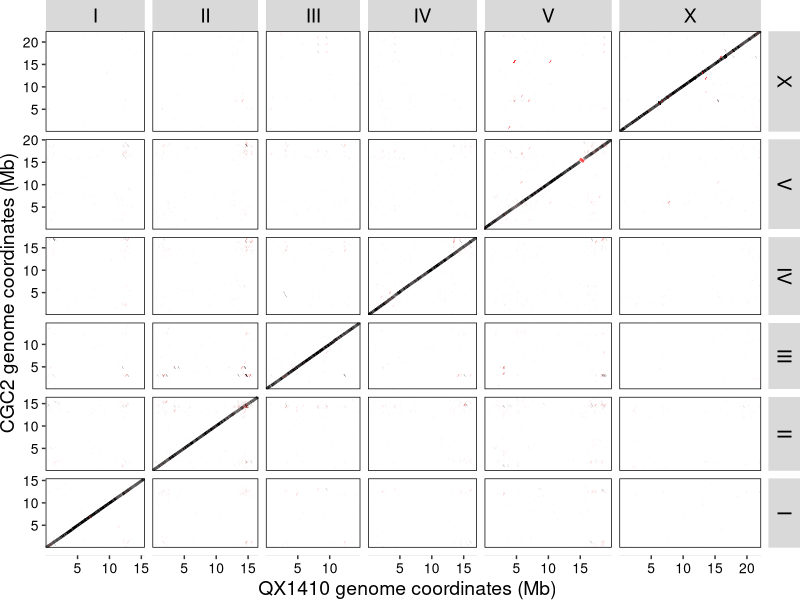
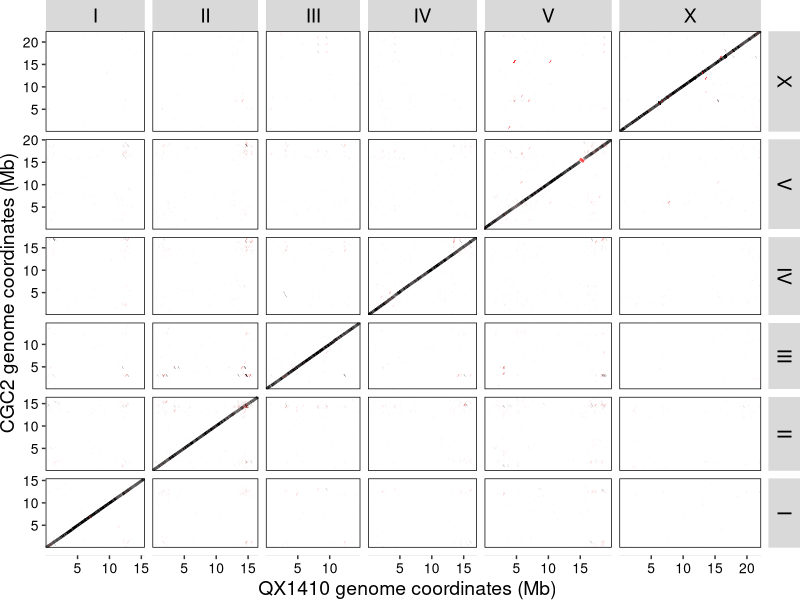

These figures' R source, in order:
library(ggplot2)
library(readr)
library(dplyr)
                  
# Chromosome ordering for plot
chrom_levels <- c("I","II","III","IV","V","X")
inv_chrom_levels <- c("X","V","IV","III","II","I")

# Loading in nucmer alignment data of AF16 to QX1410
cg_qx <- readr::read_tsv("../../processed_data/genome_genome_alignments/CGC2_QX1410.transformed.tsv", col_names = c("QXS","QXE","CGS","CGE","L1","L2","IDY","LENR","LENQ","QX_chrom","CGC2_chrom")) %>%
  dplyr::filter(!grepl(">AC186293.1", CGC2_chrom)) %>% # removing MtDNA
  dplyr::mutate(
    inv = ifelse(CGE < CGS, "yes", "no"),
    # Cap alignments boundaries to the max and min of each chromosome to remove spurious inter-chromosomal alignments 
    QXS_c = pmin(pmax(QXS, 0), LENR),
    QXE_c = pmin(pmax(QXE, 0), LENR),
    CGS_c = pmin(pmax(CGS, 0), LENQ),
    CGE_c = pmin(pmax(CGE, 0), LENQ),
    QX_chrom = factor(QX_chrom, levels = chrom_levels),
    CGC2_chrom = factor(CGC2_chrom, levels = inv_chrom_levels))

# Plotting alignment dotplot faceted by each strains chromosomes to visualzie co-linearity
cg_qx_plt <- ggplot(cg_qx) +
  geom_blank(data = cg_qx, aes(x = 0, y = 0)) +
  geom_blank(data = cg_qx, aes(x = LENR/1e6, y = 0)) +
  geom_segment(aes(x = QXS_c/1e6, xend = QXE_c/1e6, y = CGS_c/1e6, yend = CGE_c/1e6, color = inv), linewidth = 1) +
  facet_grid(CGC2_chrom ~ QX_chrom, scales = "free", space = "free") +
  scale_color_manual(values = c(no = "black", yes = "red")) +
  theme(
    panel.background = element_blank(),
    panel.border = element_rect(fill = NA),
    strip.text = element_text(size = 14, color = "black"),
    axis.title = element_text(size = 14, color = "black"),
    axis.text = element_text(size = 10, color = "black"),
    plot.margin = margin(b = 0),
    legend.position = "none"
  ) +
  labs(y = "CGC2 genome coordinates (Mb)", x = "QX1410 genome coordinates (Mb)") +
  scale_x_continuous(expand = c(0,0), breaks = seq(5,20,5)) +
  scale_y_continuous(expand = c(0,0), breaks = seq(5,20,5))
cg_qx_plt

# Saving plot
ggsave("../../figures/CGC2_QX1410_dotplot/CGC2_QX1410_dotplot.png", cg_qx_plt, width = 7.5, height = 7.5, dpi = 500)
